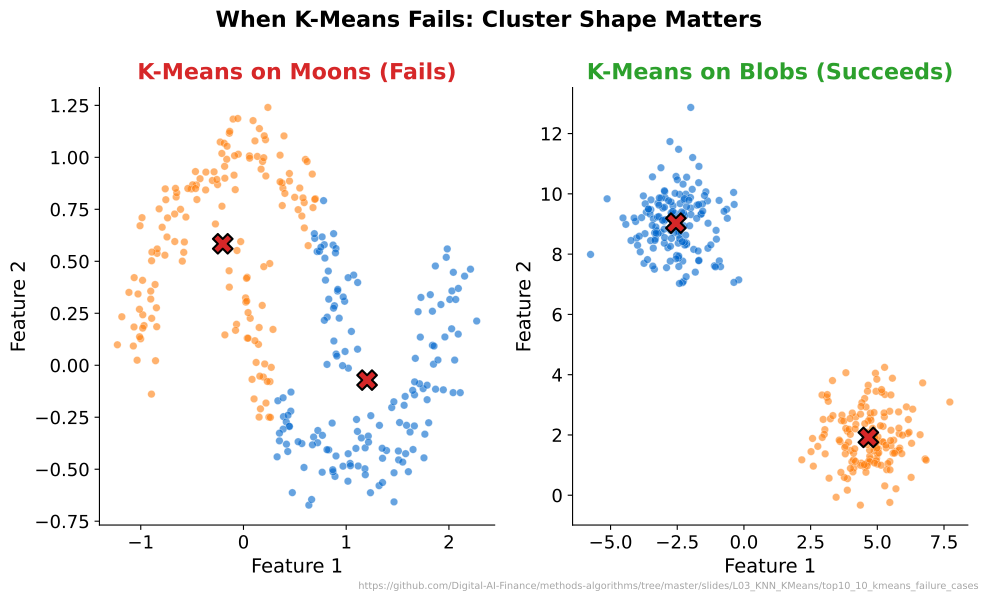

Generate this figure with Python:
"""K-Means Failure Cases - K-Means on moons vs blobs showing when it fails."""
import matplotlib.pyplot as plt
import numpy as np
from pathlib import Path
from sklearn.cluster import KMeans
from sklearn.datasets import make_moons, make_blobs

CHART_METADATA = {
    "title": "When K-Means Fails: Cluster Shape Matters",
    "description": "K-Means on make_moons (fails) vs make_blobs (succeeds) side-by-side",
    "url": "https://github.com/Digital-AI-Finance/methods-algorithms/tree/master/slides/L03_KNN_KMeans/top10_10_kmeans_failure_cases"
}

plt.rcParams.update({
    'font.size': 14, 'axes.labelsize': 14, 'axes.titlesize': 16,
    'xtick.labelsize': 13, 'ytick.labelsize': 13, 'legend.fontsize': 13,
    'figure.figsize': (10, 6), 'figure.dpi': 150,
    'axes.spines.top': False, 'axes.spines.right': False,
})

MLPURPLE = '#3333B2'
MLBLUE = '#0066CC'
MLORANGE = '#FF7F0E'
MLGREEN = '#2CA02C'
MLRED = '#D62728'

# Generate data
X_moons, y_moons = make_moons(n_samples=300, noise=0.1, random_state=42)
X_blobs, y_blobs = make_blobs(n_samples=300, centers=2, random_state=42)

# Fit K-Means
km_moons = KMeans(n_clusters=2, random_state=42, n_init=10)
km_blobs = KMeans(n_clusters=2, random_state=42, n_init=10)
labels_moons = km_moons.fit_predict(X_moons)
labels_blobs = km_blobs.fit_predict(X_blobs)

colors = [MLBLUE, MLORANGE]

fig, (ax1, ax2) = plt.subplots(1, 2, figsize=(10, 6))

# Left: moons (failure)
for i in range(2):
    mask = labels_moons == i
    ax1.scatter(X_moons[mask, 0], X_moons[mask, 1], c=colors[i],
                alpha=0.6, s=30, edgecolors='white', linewidth=0.3)
ax1.scatter(km_moons.cluster_centers_[:, 0], km_moons.cluster_centers_[:, 1],
            c=MLRED, marker='X', s=200, edgecolors='black', linewidth=1.5, zorder=5)
ax1.set_title('K-Means on Moons (Fails)', fontweight='bold', color=MLRED)
ax1.set_xlabel('Feature 1')
ax1.set_ylabel('Feature 2')

# Right: blobs (success)
for i in range(2):
    mask = labels_blobs == i
    ax2.scatter(X_blobs[mask, 0], X_blobs[mask, 1], c=colors[i],
                alpha=0.6, s=30, edgecolors='white', linewidth=0.3)
ax2.scatter(km_blobs.cluster_centers_[:, 0], km_blobs.cluster_centers_[:, 1],
            c=MLRED, marker='X', s=200, edgecolors='black', linewidth=1.5, zorder=5)
ax2.set_title('K-Means on Blobs (Succeeds)', fontweight='bold', color=MLGREEN)
ax2.set_xlabel('Feature 1')
ax2.set_ylabel('Feature 2')

fig.suptitle('When K-Means Fails: Cluster Shape Matters', fontsize=16, fontweight='bold', y=0.98)

plt.figtext(0.99, 0.01, CHART_METADATA['url'],
            fontsize=7, color='gray', ha='right', va='bottom', alpha=0.7)
plt.tight_layout()
plt.savefig(Path(__file__).parent / 'chart.pdf', dpi=300, bbox_inches='tight')
plt.close()
print("Chart saved: top10_10_kmeans_failure_cases/chart.pdf")
